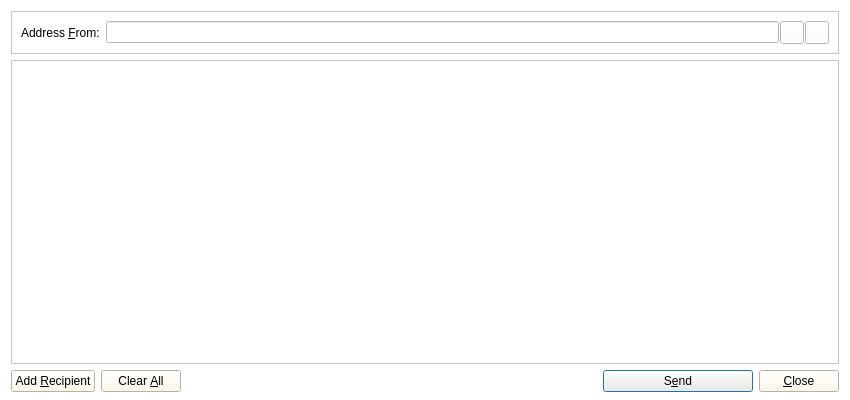
<?xml version="1.0" encoding="UTF-8"?>
<ui version="4.0">
 <class>SendMessagesDialog</class>
 <widget class="QDialog" name="SendMessagesDialog">
  <property name="geometry">
   <rect>
    <x>0</x>
    <y>0</y>
    <width>850</width>
    <height>400</height>
   </rect>
  </property>
  <property name="windowTitle">
   <string>Send Messages</string>
  </property>
  <property name="styleSheet">
   <string notr="true">background-color: rgb(255, 255, 255);</string>
  </property>
  <layout class="QVBoxLayout" name="verticalLayout" stretch="0,1,0">
   <property name="bottomMargin">
    <number>8</number>
   </property>
   <item>
    <widget class="QFrame" name="frameAddressFrom">
     <property name="sizePolicy">
      <sizepolicy hsizetype="Expanding" vsizetype="Expanding">
       <horstretch>0</horstretch>
       <verstretch>0</verstretch>
      </sizepolicy>
     </property>
     <property name="maximumSize">
      <size>
       <width>16777215</width>
       <height>16777215</height>
      </size>
     </property>
     <property name="frameShape">
      <enum>QFrame::StyledPanel</enum>
     </property>
     <property name="frameShadow">
      <enum>QFrame::Sunken</enum>
     </property>
     <layout class="QHBoxLayout" name="horizontalLayout_3">
      <item>
       <widget class="QLabel" name="addressFromLabel">
        <property name="text">
         <string>Address &amp;From:</string>
        </property>
        <property name="buddy">
         <cstring>addressFrom</cstring>
        </property>
       </widget>
      </item>
      <item>
       <layout class="QHBoxLayout" name="horizontalLayout_4">
        <property name="spacing">
         <number>1</number>
        </property>
        <item>
         <widget class="QValidatedLineEdit" name="addressFrom">
          <property name="styleSheet">
           <string notr="true">QListView { background: transparent; }</string>
          </property>
         </widget>
        </item>
        <item>
         <widget class="QToolButton" name="addressBookButton">
          <property name="toolTip">
           <string>Choose address from address book</string>
          </property>
          <property name="text">
           <string/>
          </property>
          <property name="icon">
           <iconset resource="../bitcoin.qrc">
            <normaloff>:/icons/address-book</normaloff>:/icons/address-book</iconset>
          </property>
          <property name="shortcut">
           <string>Alt+A</string>
          </property>
         </widget>
        </item>
        <item>
         <widget class="QToolButton" name="pasteButton">
          <property name="toolTip">
           <string>Paste address from clipboard</string>
          </property>
          <property name="text">
           <string/>
          </property>
          <property name="icon">
           <iconset resource="../bitcoin.qrc">
            <normaloff>:/icons/editpaste</normaloff>:/icons/editpaste</iconset>
          </property>
          <property name="shortcut">
           <string>Alt+P</string>
          </property>
         </widget>
        </item>
       </layout>
      </item>
     </layout>
    </widget>
   </item>
   <item>
    <widget class="QScrollArea" name="scrollArea">
     <property name="styleSheet">
      <string notr="true">QListView { background: transparent; }</string>
     </property>
     <property name="widgetResizable">
      <bool>true</bool>
     </property>
     <widget class="QWidget" name="scrollAreaWidgetContents">
      <property name="geometry">
       <rect>
        <x>0</x>
        <y>0</y>
        <width>828</width>
        <height>291</height>
       </rect>
      </property>
      <layout class="QVBoxLayout" name="verticalLayout_2">
       <property name="leftMargin">
        <number>0</number>
       </property>
       <property name="topMargin">
        <number>0</number>
       </property>
       <property name="rightMargin">
        <number>0</number>
       </property>
       <property name="bottomMargin">
        <number>0</number>
       </property>
       <item>
        <layout class="QVBoxLayout" name="entries">
         <property name="spacing">
          <number>6</number>
         </property>
        </layout>
       </item>
       <item>
        <spacer name="verticalSpacer">
         <property name="orientation">
          <enum>Qt::Vertical</enum>
         </property>
         <property name="sizeHint" stdset="0">
          <size>
           <width>20</width>
           <height>40</height>
          </size>
         </property>
        </spacer>
       </item>
      </layout>
     </widget>
    </widget>
   </item>
   <item>
    <layout class="QHBoxLayout" name="horizontalLayout">
     <item>
      <widget class="QPushButton" name="addButton">
       <property name="toolTip">
        <string>Send to multiple recipients at once</string>
       </property>
       <property name="styleSheet">
        <string notr="true">background-color: rgb(255, 248, 227);</string>
       </property>
       <property name="text">
        <string>Add &amp;Recipient</string>
       </property>
       <property name="icon">
        <iconset resource="../bitcoin.qrc">
         <normaloff>:/icons/add</normaloff>:/icons/add</iconset>
       </property>
       <property name="autoDefault">
        <bool>false</bool>
       </property>
      </widget>
     </item>
     <item>
      <widget class="QPushButton" name="clearButton">
       <property name="sizePolicy">
        <sizepolicy hsizetype="Minimum" vsizetype="Fixed">
         <horstretch>0</horstretch>
         <verstretch>0</verstretch>
        </sizepolicy>
       </property>
       <property name="toolTip">
        <string>Remove all transaction fields</string>
       </property>
       <property name="styleSheet">
        <string notr="true">background-color: rgb(255, 248, 227);</string>
       </property>
       <property name="text">
        <string>Clear &amp;All</string>
       </property>
       <property name="icon">
        <iconset resource="../bitcoin.qrc">
         <normaloff>:/icons/remove</normaloff>:/icons/remove</iconset>
       </property>
       <property name="autoRepeatDelay">
        <number>300</number>
       </property>
       <property name="autoDefault">
        <bool>false</bool>
       </property>
      </widget>
     </item>
     <item>
      <spacer name="horizontalSpacer">
       <property name="orientation">
        <enum>Qt::Horizontal</enum>
       </property>
       <property name="sizeHint" stdset="0">
        <size>
         <width>40</width>
         <height>20</height>
        </size>
       </property>
      </spacer>
     </item>
     <item>
      <widget class="QPushButton" name="sendButton">
       <property name="minimumSize">
        <size>
         <width>150</width>
         <height>0</height>
        </size>
       </property>
       <property name="toolTip">
        <string>Confirm the send action</string>
       </property>
       <property name="styleSheet">
        <string notr="true">background-color: rgb(255, 248, 227);</string>
       </property>
       <property name="text">
        <string>S&amp;end</string>
       </property>
       <property name="icon">
        <iconset resource="../bitcoin.qrc">
         <normaloff>:/icons/send</normaloff>:/icons/send</iconset>
       </property>
       <property name="default">
        <bool>true</bool>
       </property>
      </widget>
     </item>
     <item>
      <widget class="QPushButton" name="closeButton">
       <property name="styleSheet">
        <string notr="true">background-color: rgb(255, 248, 227);</string>
       </property>
       <property name="text">
        <string>&amp;Close</string>
       </property>
       <property name="icon">
        <iconset resource="../bitcoin.qrc">
         <normaloff>:/icons/quit</normaloff>:/icons/quit</iconset>
       </property>
      </widget>
     </item>
    </layout>
   </item>
  </layout>
 </widget>
 <customwidgets>
  <customwidget>
   <class>QValidatedLineEdit</class>
   <extends>QLineEdit</extends>
   <header>qvalidatedlineedit.h</header>
  </customwidget>
 </customwidgets>
 <resources>
  <include location="../bitcoin.qrc"/>
 </resources>
 <connections/>
</ui>
